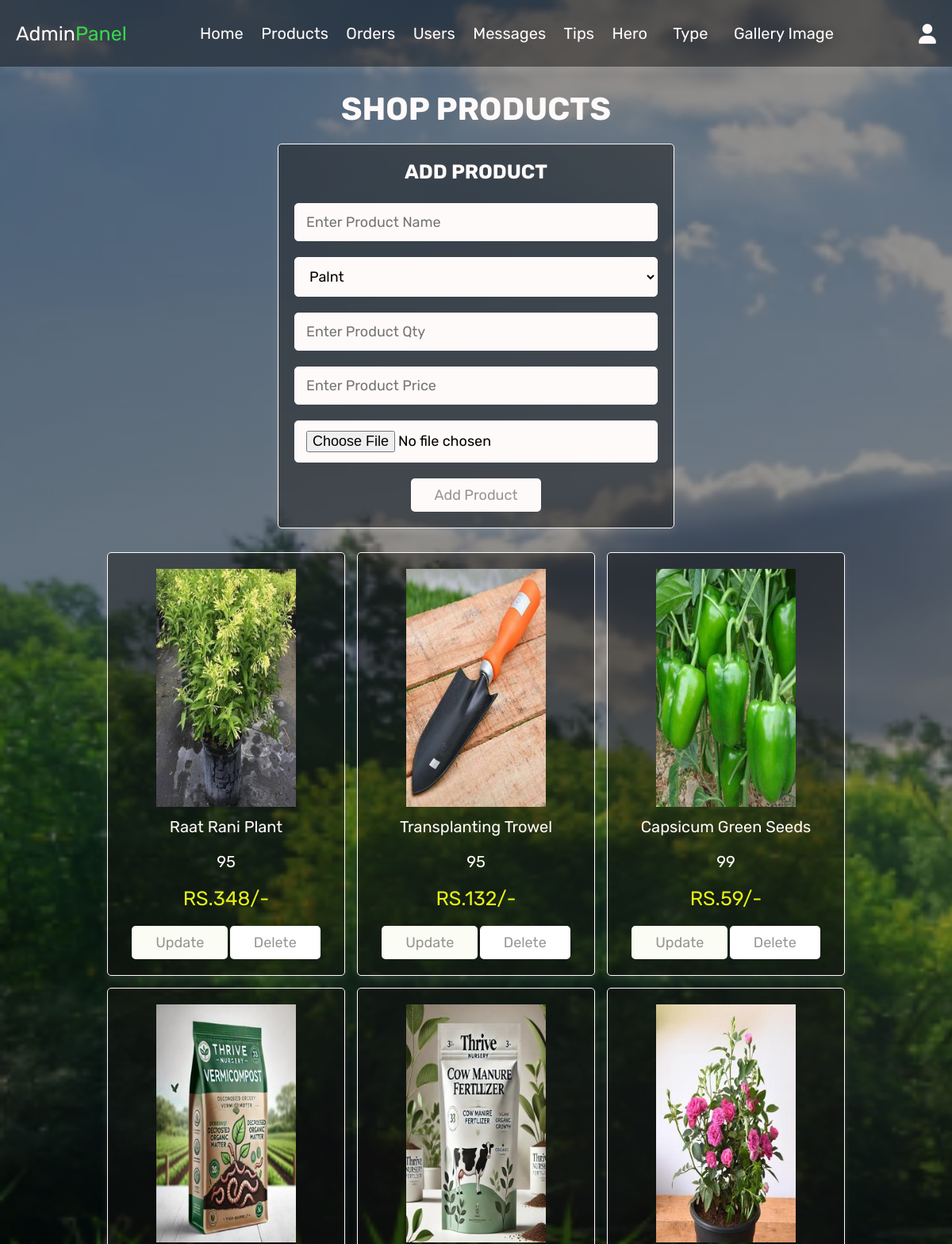
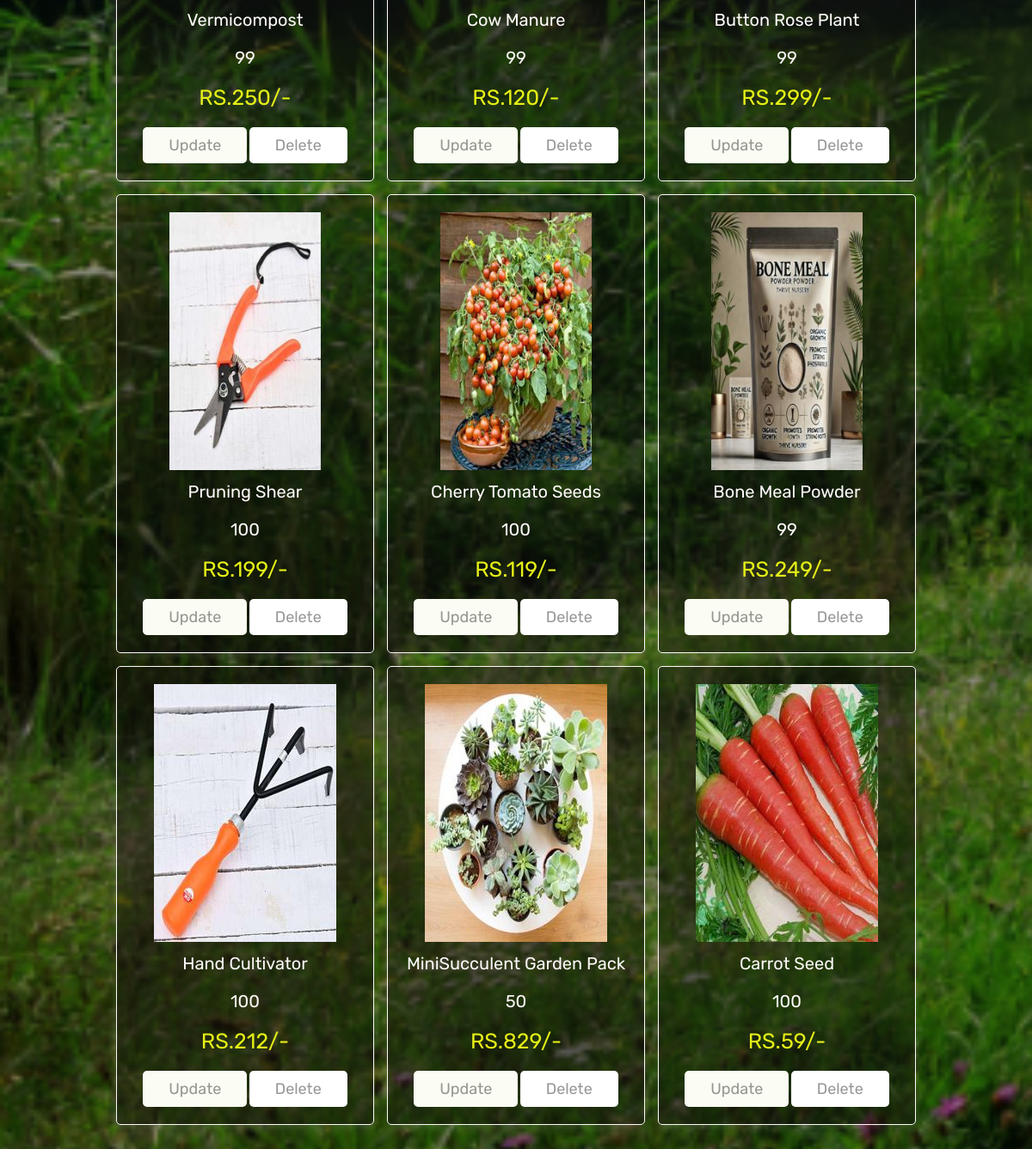
Screenshot of /admin_products.php (signed in) with the database file from the repository (2 pictures, top to bottom).
### tables this page shows
CREATE TABLE `products` (
  `product_id` int(10) NOT NULL,
  `name` varchar(25) NOT NULL,
  `p_type` varchar(20) DEFAULT NULL,
  `price` int(10) NOT NULL,
  `image` varchar(20) NOT NULL,
  `qty` int(3) DEFAULT NULL
);

### admin_products.php (the view, shortened to what this page needs)
<?php
include 'config.php';
?>
<!DOCTYPE html>
<html lang="en">
<head>
   <link rel="stylesheet" href="https://cdnjs.cloudflare.com/ajax/libs/font-awesome/6.0.0/css/all.min.css">
   <link rel="stylesheet" href="css/admin_style.css">
</head>
<body>
<?php include 'admin_header.php'; ?>
<section class="add-products">
   <h1 class="title">Shop Products</h1>
   <form action="" method="post" enctype="multipart/form-data">
      <h3>add product</h3>
      <input type="text" name="name" class="box" placeholder="Enter Product Name" required   class="box">
      <select name="ptype" class="box"  required>
         <option value="Palnt">Palnt</option>
      </select>
      <input type="number" min=1 name="qty" class="box" placeholder="Enter Product Qty" required  class="box">
      <input type="number" min="0" name="price" class="box" placeholder="Enter Product Price" required>
      <input type="file" name="image" accept="image/jpg, image/jpeg, image/png" class="box" required>
      <input type="submit" value="Add Product" name="add_product" class="btn">
   </form>
</section>
<section class="show-products">
   <div class="box-container">
      <?php
         $select_products = mysqli_query($conn, "SELECT * FROM `products`") or die('query failed');
         if(mysqli_num_rows($select_products) > 0){
            while($fetch_products = mysqli_fetch_assoc($select_products)){
      ?>
      <div class="box">
         <img src="uploaded_img/<?php echo $fetch_products['image']; ?>" alt="">
         <div class="name"><?php echo $fetch_products['name']; ?></div>
         <div class="name"><?php echo $fetch_products['qty']; ?></div>
         <div class="price"><?php echo'RS.'. $fetch_products['price']; ?>/-</div>
         <a href="admin_products.php?update=<?php echo $fetch_products['product_id']; ?>" class="option-btn">Update</a>
         <a href="admin_products.php?delete=<?php echo $fetch_products['product_id']; ?>" class="delete-btn" onclick="return confirm('delete this product?');">Delete</a>
      </div>
      <?php
         }
      }else{
         echo '<p class="empty">No Products Added Yet!</p>';
      }
      ?>
   </div>
</section>
</body>
</html>

### css/admin_style.css (style rules this page uses)
:root { --purple:#010101; --red:#e5f017; --orange:#fbfcf3; --black:#fffafa; --white:#14120f70; --light-color:#f0e0e0; --light-white:#cccccc; --light-bg:#fffafa; --border:.1rem solid var(--black); --box-shadow:0 .5rem 1rem rgba(255, 255, 255, 0.1); }
* { font-family: 'Rubik', sans-serif; margin:0; padding:0; box-sizing: border-box; outline: none; border:none; text-decoration: none; transition:all .2s linear; }
html { font-size: 62.5%; overflow-x: hidden; }
body { background-image:linear-gradient(to right,rgba(0, 0, 0, 0.43),rgba(0, 0, 0, 0.437)), url(../images/19.png); background-attachment: fixed; background-size: cover; }
section { padding:3rem 2rem; }
.title { text-align: center; margin-bottom: 2rem; text-transform: uppercase; color:var(--black); font-size: 4rem; }
.btn, .option-btn, .delete-btn, .white-btn { display: inline-block; margin-top: 1rem; padding:1rem 3rem; cursor: pointer; color:var(--white); font-size: 1.8rem; border-radius: .5rem; text-transform: capitalize; }
.white-btn, .btn { background-color: var(--light-bg); }
.option-btn { background-color: var(--orange); }
.delete-btn { background-color: white; }
.add-products form { background-color: var(--white); border-radius: .5rem; padding:2rem; text-align: center; box-shadow: var(--box-shadow); border:var(--border); max-width: 50rem; margin:0 auto; }
.add-products form h3 { font-size: 2.5rem; text-transform: uppercase; color:var(--black); margin-bottom: 1.5rem; }
.add-products form .box { width: 100%; background-color: var(--light-bg); border-radius: .5rem; margin:1rem 0; padding:1.2rem 1.4rem; color:black; font-size: 1.8rem; border:var(--border); }
.show-products .box-container { display: grid; grid-template-columns: repeat(auto-fit, 30rem); justify-content: center; gap:1.5rem; max-width: 1200px; margin:0 auto; align-items: flex-start; }
.show-products { padding-top: 0; }
.show-products .box-container .box { text-align: center; padding:2rem; border-radius: .5rem; border:var(--border); box-shadow: var(--box-shadow); background-color: var(--white); }
.show-products .box-container .box img { height: 30rem; }
.show-products .box-container .box .name { padding:1rem 0; font-size: 2rem; color:var(--black); }
.show-products .box-container .box .price { padding:1rem 0; font-size: 2.5rem; color:var(--red); }

### rows the page displays
products: image (picture), name "Raat Rani Plant", qty "95", price "348"
products: image (picture), name "Transplanting Trowel", qty "95", price "132"
products: image (picture), name "Capsicum Green Seeds", qty "99", price "59"
products: image (picture), name "Vermicompost", qty "99", price "250"
products: image (picture), name "Cow Manure", qty "99", price "120"
products: image (picture), name "Button Rose Plant", qty "99", price "299"
products: image (picture), name "Pruning Shear", qty "100", price "199"
products: image (picture), name "Cherry Tomato Seeds", qty "100", price "119"
products: image (picture), name "Bone Meal Powder", qty "99", price "249"
products: image (picture), name "Hand Cultivator", qty "100", price "212"
products: image (picture), name "MiniSucculent Garden Pack", qty "50", price "829"
products: image (picture), name "Carrot Seed", qty "100", price "59"
